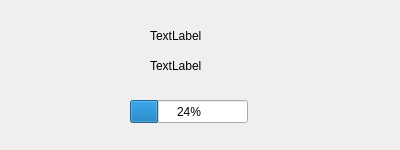
<?xml version="1.0" encoding="UTF-8"?>
<ui version="4.0">
 <class>RdtRevWindow</class>
 <widget class="QDialog" name="RdtRevWindow">
  <property name="geometry">
   <rect>
    <x>0</x>
    <y>0</y>
    <width>400</width>
    <height>150</height>
   </rect>
  </property>
  <property name="windowTitle">
   <string>Dialog</string>
  </property>
  <widget class="QProgressBar" name="progressBar">
   <property name="geometry">
    <rect>
     <x>130</x>
     <y>100</y>
     <width>118</width>
     <height>23</height>
    </rect>
   </property>
   <property name="value">
    <number>24</number>
   </property>
  </widget>
  <widget class="QLabel" name="label">
   <property name="geometry">
    <rect>
     <x>150</x>
     <y>60</y>
     <width>54</width>
     <height>12</height>
    </rect>
   </property>
   <property name="text">
    <string>TextLabel</string>
   </property>
  </widget>
  <widget class="QLabel" name="label_2">
   <property name="geometry">
    <rect>
     <x>150</x>
     <y>30</y>
     <width>54</width>
     <height>12</height>
    </rect>
   </property>
   <property name="text">
    <string>TextLabel</string>
   </property>
  </widget>
 </widget>
 <resources/>
 <connections/>
</ui>
